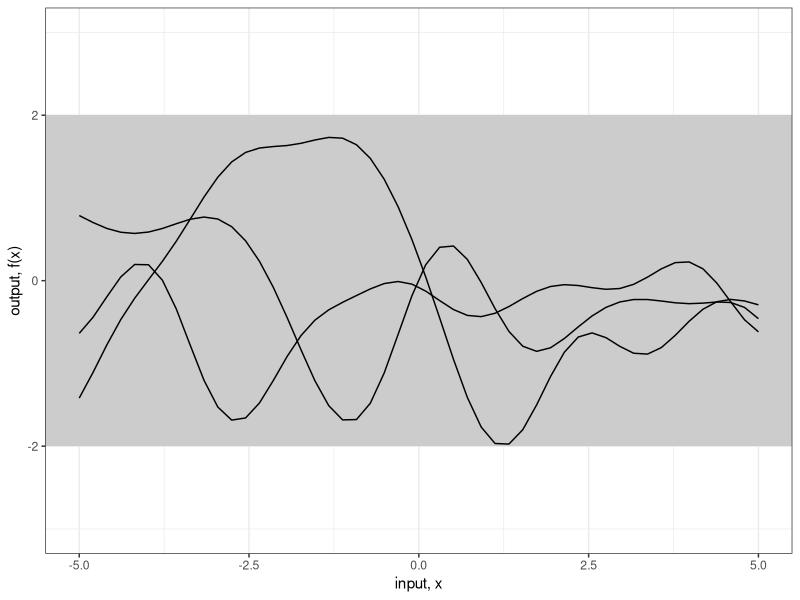

Here is the R script that generated this plot: (Note: this script raises an error after producing the figure.)
require(MASS)
require(reshape2)
require(ggplot2)

set.seed(12345)

#obs <- data.frame(x=gdp$YEAR,y=gdp$CANADA)

#x_predict <- seq(min(gdp$YEAR),max(gdp$YEAR),len=50)
x_predict <- seq(-5,5,len=50)


l <- 1


SE <- function(Xi,Xj, l) exp(-0.5 * (Xi - Xj) ^ 2 / l ^ 2)
cov <- function(X, Y) outer(X, Y, SE, l)


COV <- cov(x_predict, x_predict)

values <- mvrnorm(3, rep(0, length=length(x_predict)), COV)

dat <- data.frame(x=x_predict, t(values))
dat <- melt(dat, id="x")
head(dat)

#Prior Distribution

fig2a <- ggplot(dat,aes(x=x,y=value)) +
  geom_rect(xmin=-Inf, xmax=Inf, ymin=-2, ymax=2, fill="grey80") +
  geom_line(aes(group=variable)) +   theme_bw() +
  scale_y_continuous(lim=c(-3,3), name="output, f(x)") +
  xlab("input, x")
fig2a

#Zero noise model

obs <- data.frame(x = c(-4, -3,-1,0,2),
     y = c(-2,  0,  1,  2, -1))


#obs <- data.frame(x=gdp$YEAR,y=gdp$CANADA)

cov_xx_inv <- solve(cov(obs$x, obs$x))
Ef <- cov(x_predict, obs$x) %*% cov_xx_inv %*% obs$y
Cf <- cov(x_predict, x_predict) - cov(x_predict, obs$x)  %*% cov_xx_inv %*% cov(obs$x, x_predict)

dim(x_predict)
dim(obs$x)

values <- mvrnorm(10, Ef, Cf)


dat <- data.frame(x=x_predict, t(values))
dat <- melt(dat, id="x")

fig2b <- ggplot(dat,aes(x=x,y=value)) +
  geom_ribbon(data=NULL, 
              aes(x=x_predict, y=Ef, ymin=(Ef-2*sqrt(diag(Cf))), ymax=(Ef+2*sqrt(diag(Cf)))),
              fill="grey80") +
  geom_line(aes(color=variable)) + #REPLICATES
  geom_line(data=NULL,aes(x=x_predict,y=Ef), size=1) + #MEAN
  geom_point(data=obs,aes(x=x,y=y)) +  #OBSERVED DATA
  scale_y_continuous(lim=c(-3,3), name="output, f(x)") +
  xlab("input, x")
fig2b

plot(gdp$YEAR,gdp$CANADA)

sigma.n <- 0.25
cov_xx_inv <- solve(cov(obs$x, obs$x) + sigma.n^2 * diag(1, length(obs$x)))
Ef1 <- cov(x_predict, obs$x) %*% cov_xx_inv %*% obs$y
Cf1 <- cov(x_predict, x_predict) - cov(x_predict, obs$x)  %*% cov_xx_inv %*% cov(obs$x, x_predict)

values <- mvrnorm(3, Ef1, Cf1)


dat <- data.frame(x=x_predict, t(values))
dat <- melt(dat, id="x")

fig2c <- ggplot(dat,aes(x=x,y=value)) +
  geom_ribbon(data=NULL, 
              aes(x=x_predict, y=Ef1, ymin=(Ef1-2*sqrt(diag(Cf1))), ymax=(Ef1+2*sqrt(diag(Cf1)))),
              fill="grey80") + # Var
  geom_line(aes(color=variable)) + #REPLICATES
  geom_line(data=NULL,aes(x=x_predict,y=Ef1), size=1) + #MEAN
  geom_point(data=obs,aes(x=x,y=y)) +  #OBSERVED DATA
  scale_y_continuous(lim=c(-3,3), name="output, f(x)") +
  xlab("input, x")+
  theme_bw()
fig2c
